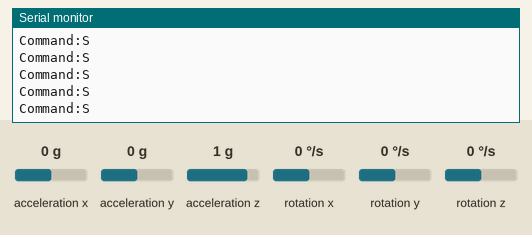
This sketch was run on a simulated Arduino Uno, built with avr-gcc and run on an emulated ATmega328P. Parts: the last lines printed to the serial monitor. The test bench sets the inputs (shaded band); at power-on: acceleration x 0 g, acceleration y 0 g, acceleration z 1 g, rotation x 0 °/s, rotation y 0 °/s, rotation z 0 °/s. No radio packets arrive unless stated.

Above: at 1.2 s.
1.3 s: acceleration x set to -1.4 g
At 1.36 s:
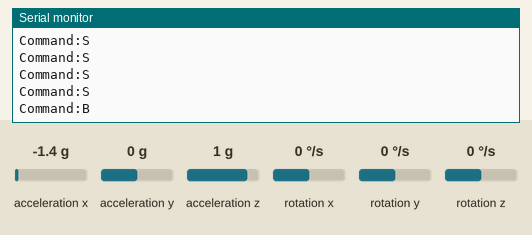
3.2 s: acceleration x set to 1.4 g
At 3.22 s:
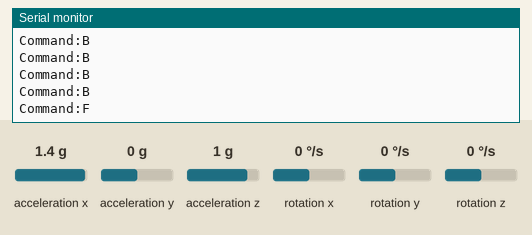

The sketch:

Gesture_R_Transmitter.ino
```cpp
#include <Wire.h>
#include <MPU6050.h>
#include <SPI.h>
#include <RF24.h>

MPU6050 mpu;
RF24 radio(9,10);
const byte address[6]="00001";
int16_t a,b,c;
char command;

void setup() {
  Serial.begin(9600);
  Wire.begin();
  mpu.initialize();

  radio.begin();
  radio.openWritingPipe(address);
  radio.setPALevel(RF24_PA_LOW);
  radio.stopListening();
}

void loop() {
  mpu.getAcceleration(&a,&b,&c);
  if(a>15000){
    command='F';
  }
  else if(a<-15000){
    command='B';
  }
  else if(b>15000){
    command='L';
  }
  else if(b<-15000){
    command='R';
  }
  else{
    command='S';
  }
  radio.write(&command,sizeof(command));
  Serial.print("Command:");
  Serial.println(command);
  delay(100);
}
```

Measured:
- after the input at 1.3 s, the serial monitor: prints a new line after 0.06 s (image 1)
- after the input at 3.2 s, the serial monitor: prints a new line at once (image 2)
